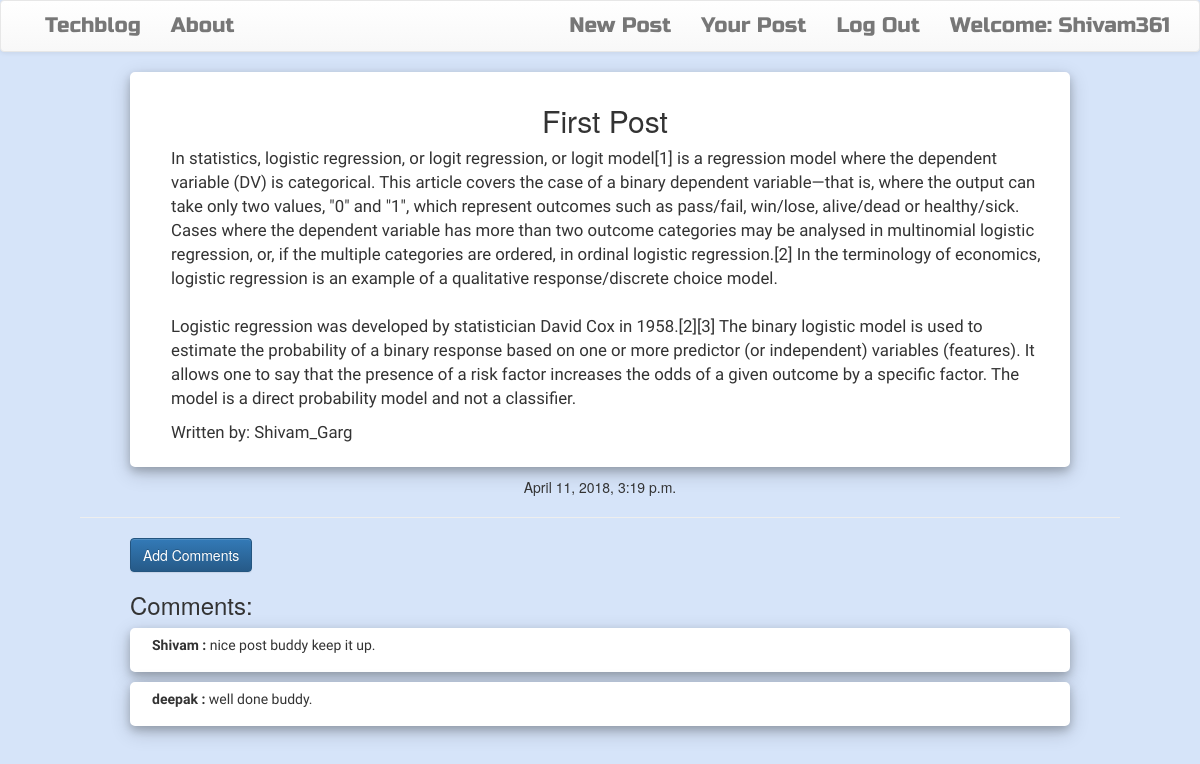
Page /post/7/ (signed in) on the committed database.
### blog/models.py (models this page shows, shortened)
class Post(models.Model):
    author = models.ForeignKey('auth.User', on_delete=models.CASCADE)
    title = models.CharField(max_length=200)
    text = models.TextField()
    created_date = models.DateTimeField(default=timezone.now)
    published_date = models.DateTimeField(blank=True, null=True)

class Comment(models.Model):
    post = models.ForeignKey('blog.Post', related_name='comments',on_delete=models.CASCADE)
    author = models.CharField(max_length=200)
    text = models.TextField()
    created_date = models.DateTimeField(default=timezone.now)

### blog/views.py (the view)
# urls.py: path('post/<int:pk>/',views.PostDetailView.as_view(),name='post_detail'),
class PostDetailView(DetailView):
    model= Post

### blog/templates/blog/post_detail.html (shortened to what this page needs)
{% extends "blog/base.html" %}
{% block content %}
<div class="centerstage">
  <div class="extra">
    <h2 class="text-center">{{post.title}}</h2>
    <p class="postcontent">{{post.text|safe|linebreaksbr}}</p>
    <p class="postcontent">Written by: {{post.author}}</p>
  </div>
  <div class="">
    {% if post.published_date %}
      <div class="date postdate">
        {{post.published_date}}
      </div>
    {% else %}
      <a class="centerstage btn btn-primary" href="{% url 'post_publish' pk=post.pk %}">Publish</a>
    {% endif %}
  </div>
  <div class="">
    <hr>
    <a class='centerstage btn btn-primary btn comment' href="{%url 'add_comment_to_post' pk=post.pk %}">Add Comments</a>
  </div>
  <h3 class='centerstage'>Comments:</h3>
  {%if not post.comments.count %}
  <div class="extra2">
    <p>No Comments</p>
  </div>
  {% else %}
  {% for comment in post.comments.all %}
    <div class=" extra2 ">
      <p class="comments"><strong>{{comment.author}} :</strong> {{comment.text}}</p>
    </div>
  {%  endfor %}
  {% endif %}
</div>
{% endblock %}

### blog/templates/blog/base.html (shortened to what this page needs)
<!DOCTYPE html>
{% load staticfiles %}
{% load widget_tweaks %}
<html lang="en" dir="ltr">
  <head>
    <link rel="stylesheet" href="https://maxcdn.bootstrapcdn.com/bootstrap/3.3.7/css/bootstrap.min.css">
    <link rel="stylesheet" href="https://maxcdn.bootstrapcdn.com/bootstrap/3.3.7/css/bootstrap-theme.min.css">
    <link rel="stylesheet" href="//cdn.jsdelivr.net/npm/medium-editor@latest/dist/css/medium-editor.min.css" type="text/css" media="screen" charset="utf-8">
    <link rel="stylesheet" href="{% static 'css/blog.css' %}">
  </head>
  <body>
    <nav class="navbar navbar-default techfont custom-navbar">
      <div class="container">
        <ul class="nav navbar-nav">
          <li ><a class="first" href="{% url 'post_list' %}">Techblog</a></li>
          <li><a  href="{% url 'about' %}">About</a></li>
        </ul>
        <ul class='nav navbar-nav navbar-right'>
          {% if user.is_authenticated %}
          <li>
            <a class="" href="{% url 'post_new' %}">New Post</a>
          </li>
          <li>
            <a href="{% url 'post_draft_list' %}">Your Post</a>
          </li>
          <li>
            <a href="{% url 'logout' %}">Log Out</a>
          </li>
          <li>
            <a >Welcome: {{user.username}}</a>
          </li>
          {% endif %}
        </ul>
      </div>
    </nav>
      <div class="content container">
        <div class="">
          <div class="">
            <div class="blog_posts">
              {% block content %}
              {% endblock %}
            </div>
          </div>
        </div>
      </div>
  </body>
</html>

### blog/static/css/blog.css (style rules this page uses)
.first { font-size: 1em; }
body { background-color: #d6e4f9; }
.extra2 { background-color: white; width=500px; box-shadow: 0 4px 8px 0 rgba(0, 0, 0, 0.2), 0 6px 20px 0 rgba(0, 0, 0, 0.19); border: 2px solid white; border-radius: 5px; margin: 10px 50px 10px 50px; padding-top: 5px; padding-right: 10px; padding-bottom: 5px; padding-left: 20px; }
.extra { background-color: white; width=500px; box-shadow: 0 4px 8px 0 rgba(0, 0, 0, 0.2), 0 6px 20px 0 rgba(0, 0, 0, 0.19); border: 2px solid white; border-radius: 5px; margin: 10px 50px 10px 50px; padding-top: 10px; padding-right: 10px; padding-bottom: 10px; padding-left: 20px; }
.first { color:lightblue; }
.comments { font-family: 'Maven Pro', sans-serif; font-size: 1.0em; }
.techfont { font-family: 'Russo One',sans-serif; font-size: 1.5em; margin-bottom: 10px; }
.centerstage { margin-right: 50px; margin-left: 50px; }
.postdate { text-align: center; }
.postcontent { font-family: 'Maven Pro', sans-serif; font-size: 1.2em; margin-left: 19px; margin-right: 17px; }

### rows in the picture
Post: title "First Post", text "In statistics, logistic regression, or logit regression, or logit model[1] is a regression model where the dependent variable (DV) is categorical. This article covers the case of a binary dependent variable—that is, where the output can take only two values, \"0\" and \"1\", which represent outcomes such as pass/fail, win/lose, alive/dead or healthy/sick. Cases where the dependent variable has more than two outcome categories may be analysed in multinomial logistic regression, or, if the multiple categories are ordered, in ordinal logistic regression.[2] In the terminology of economics, logistic regression is an example of a qualitative response/discrete choice model. Logistic regression was…", author "Shivam_Garg", published_date "April 11, 2018, 3:19 p.m."
Comment: author "Shivam", text "nice post buddy keep it up."
Comment: author "deepak", text "well done buddy."

### other values in the picture
{{ user.username }} "Shivam361"
